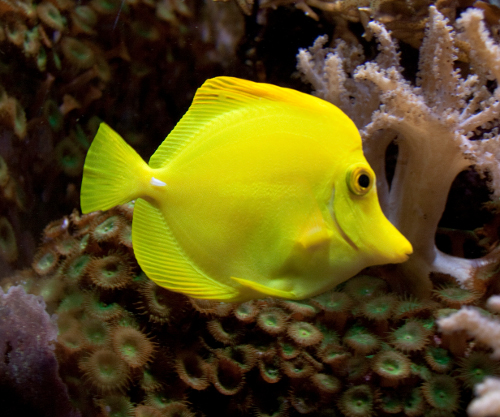
#> input picture session_4/fish1.jpg, 500 x 417 px
$ jupyter execute --allow-errors 'TP4 - Students.ipynb'   (shell and % lines are left out)
#> lines starting #> are read from the running program, lines starting #| are printed output that depends on the picture
[cell 1]
import numpy as np
from sklearn.ensemble import RandomForestClassifier
from matplotlib.pyplot import imshow
import matplotlib.pyplot as plt
from matplotlib.pyplot import figure
import random
from matplotlib import animation
import matplotlib.animation as animation
np.set_printoptions(precision=3)
random.seed(1)

# GIBBS SAMPLING IN CONDITIONAL RANDOM FIELDS
### Loic Landrieu, 2019

We consider an image $I$ whose structure is given by the graph $(V,E)$ where $V$ is the set of pixels and $E \subset V \times V$ encodes their adjacency (4 pixel adjacency - up, down, left right).

We want to retrieve a binary latent variable $Z \rightarrow \{0,1\}^V$ for each pixel. We have an observation $x \in \mathbb{\Omega}^V$ with $\Omega \subset \mathbb{R}^d$, related to the unobserved latent variable. However, we also know that the latent variable is spatially regular over the image.

To implement this prior, we model the random variable $Z$ as a conditional random field (CRF), which is a discriminative undirected graphical model.

This model can be described by an Ising model:
$$
p(z \mid x ; \eta) = \exp\left(\sum_{i \in V} \eta_{i}z_i + \sum_{(i,j) \in E} \eta_{i,j}z_i z_j\right)~,
$$
with $\eta$ defined as:

$$
\eta_{i,j} = 4 \lambda,
$$
and
$$
\eta_i = \log\left( \frac{{q}_i}{1-{q}_i} \right) - 2 \lambda \mid N_i \mid,
$$
where $N_i$ denotes the set of pixel neighboring $i$, $\lambda\in\mathbb{R}$ is the regularization strength, and $q_i = p(z_i=1 \mid x_i)$.

In practice , we regularize $q$ to prevent numerical issues
$$
\hat{q_i} = (1-\alpha) q_i + \frac\alpha2
$$

Q1: Complete the following function which takes as input an array $\left( \pi_i \right)_{i \in V}$  of probabilities : $\pi_i = p(Y_i=1)$ for an unspecified random variable $Y$, and a regularizing parameter $\alpha$ and returns the array $\left(\hat{\pi}_i \right)_{i \in V}$
with $\hat{\pi}_i = (1-\alpha) \pi_i + \frac\alpha2$.

[cell 2]
def regularize(pis, alpha):
    return #TODO

Q2 In pratical applications probabilities $q_i$ are computed from the observations by another model. Here set them by hand in the cell below.

What can we expect the marginals $p(z_i = 1\mid x)$ to be like if $\lambda$ is high? Low? Extremely high?

[cell 3]
proba = 0.5*np.random.rand(8,8)
proba[0:2,:] = 0
proba[-2:,:] = 1
plt.figure()
plt.imshow(proba)
plt.set_cmap('binary')
plt.title('Observation probability')
plt.show()
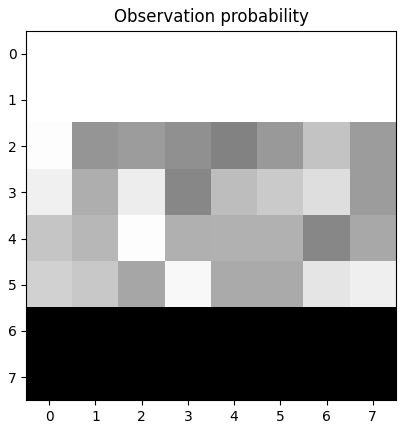
#> figure drawn by matplotlib, 1 panel

Q3: complete the following function to compute the unary potentials $\eta_i$. Use a regularization term $\alpha=0.05$.

Visualize the image of unaries and make sure it makes sense. How can the first and last two rows have identical conditonals but not uniform unaries?

#> (a cell that did not finish here is left out)

#> (a cell that did not finish here is left out)

We use the Gibbs sampling algorithm to compute the pixel marginals of $X$ : $p(z_{i}=1\mid x;\eta)$.

$z^{(0)} \leftarrow \;\texttt{random initialization}$

$\texttt{for t = 1 to max_ite_gibbs:}$

$\quad i\leftarrow \texttt{random pixel}$

$\quad \texttt{sample}\; z^{(t)}_i\; \texttt{from}\; p(z_{i}\mid z^{(t-1)},x;\eta)$

$\quad z_{i}^{(t)} \leftarrow  z_{i}^{(t-1)}$

After enough iteration, we have:

$$p(z_{i}=1\mid x;\eta) \approx \frac1{T-T_0}\sum_{t = T_0+1}^T z_{i}^{(t)}.$$

Note: in the Ising model, we have:

$$
p(z_{i}\mid z^{(t-1)},x;\eta) = \frac1{\exp\left(-\eta_i - \sum_{j \sim i} \eta_{i,j} x_j\right)}
$$

Q4: Complete the following function to compute the interaction term $ \sum_{j \sim i} \eta_{i,j} x_j$ for all pixels. Visualize the results for a current sample $z^{(t)}$ taken at $1$ where $p(z_i^{(t)}\mid x_i)\geq0.5$. Make sure you understand the results.

[cell 6]
def compute_interaction(current, reg_strength):
    n_lin = current.shape[0]
    n_col = current.shape[1]
    #compute a padded version of current with extra zero values on the borders for efficient computation of the sum of x_j
    padded_current = np.zeros((n_lin+2,n_col+2))
    padded_current[1:-1,1:-1]= current
    sum_of_neighbors_x = (padded_current[0:-2,1:-1] + padded_current[2:,1:-1] + padded_current[1:-1,0:-2] + padded_current[1:-1,2:])
    return #TODO

[cell 7]
plt.figure()
plt.subplot(121)
plt.title('current')
plt.imshow(proba>=0.5)
plt.subplot(122)
plt.title('interaction')
#> (the rest of this cell did not finish here and is left out)

Q5: complete the following function to compute one update step of Gibbs sampling.

#> (a cell that did not finish here is left out)

#> (a cell that did not finish here is left out)

Q6: Complete the following function, which performs Gibbs sampling, keep track of the samples $\sum_{t = T_0+1}^T z_{i}^{(t)}$ and represent the marginals every $100$ iterations. Chose a burn in period of $10\%$ of the iterations.

#> (a cell that did not finish here is left out)

Q7: run the following cell a few times. What do you notice from one run to another? Was this expected?

Comment on the convergence speed.

#> (a cell that did not finish here is left out)

Q8: We consider a binary checker-like partition of the grid into black $B$ and whites $W$ tiles of a chess board, as represented below. Show that
$$
p(z_B \mid z^{(t-1)}, x; \eta) =  p(z_B \mid z_W^{(t-1)}, x; \eta),
$$

and symetrically

$$
p(z_W \mid z^{(t-1)}, x; \eta) =  p(z_W \mid z_B^{(t-1)}, x; \eta).
$$

[cell 12]
plt.figure()
plt.set_cmap('binary')
coords=np.ogrid[0:8,0:8]
selected_pixel=(coords[0]+coords[1])%2 == 0
plt.imshow(selected_pixel)
plt.show()
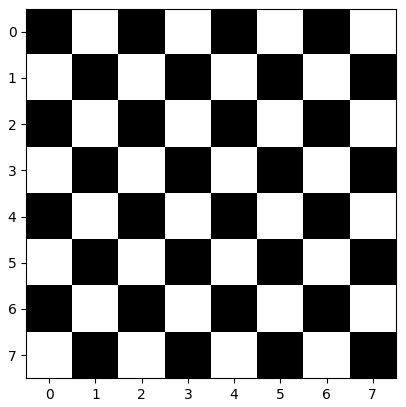
#> figure drawn by matplotlib, 1 panel

Q9 : As a consequence we can modify the Gibbs algorithm to alternate between sampling all white and black tiles. Complete the follwoing function to implement this. Justify why this should be faster.

#> (a cell that did not finish here is left out)

#> (a cell that did not finish here is left out)

[cell 15]
def animate_gibbs_block(proba, n_ite_gibbs = 1000, reg_strength = 0.1, temperature = 1):
   #TODO. Same as animate_gibbs_simple but with block sampling
    return anim

Q9 : Run Block Gibbs sampling on this larger exemple. It should be much faster.

Try the following value for reg strength and comment:
$$0,0.2,0.5,1,10,-1$$

#> (a cell that did not finish here is left out)

Q10: We now consider an application to object/background image segmentation. This time the probability comes from a discriminative learning algorithm (random forrest) trained on the RGB values of an image coupled with its ground truth segmentation. The trained algorithm gives for each pixel of a test image a probability score of being in state object/background. Run the following cells to represent this probability, and comment on the resulting probability.

[cell 17]
from PIL import Image

[cell 18]
fish_train_rgb = np.asarray(Image.open("fish1.jpg").convert('RGB'))
#> fish_train_rgb is the input picture: shape (417, 500, 3); mean R, G, B 86.4, 74.6, 23.9
fish_train_tag_rgb = np.asarray(Image.open("fish1Tag.jpg").convert('RGB'))
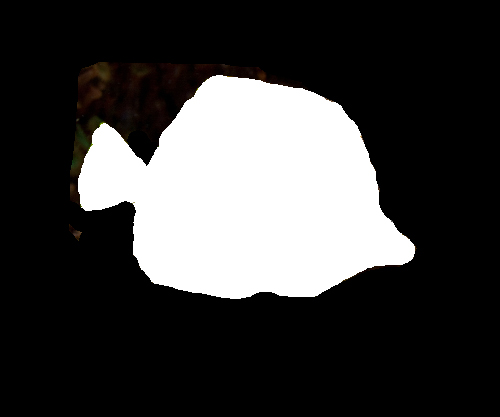
#> input picture session_4/fish1Tag.jpg, 500 x 417 px
#> fish_train_tag_rgb is the input picture: shape (417, 500, 3); mean R, G, B 62, 61.5, 61.2
#> (the rest of this cell did not finish here and is left out)
